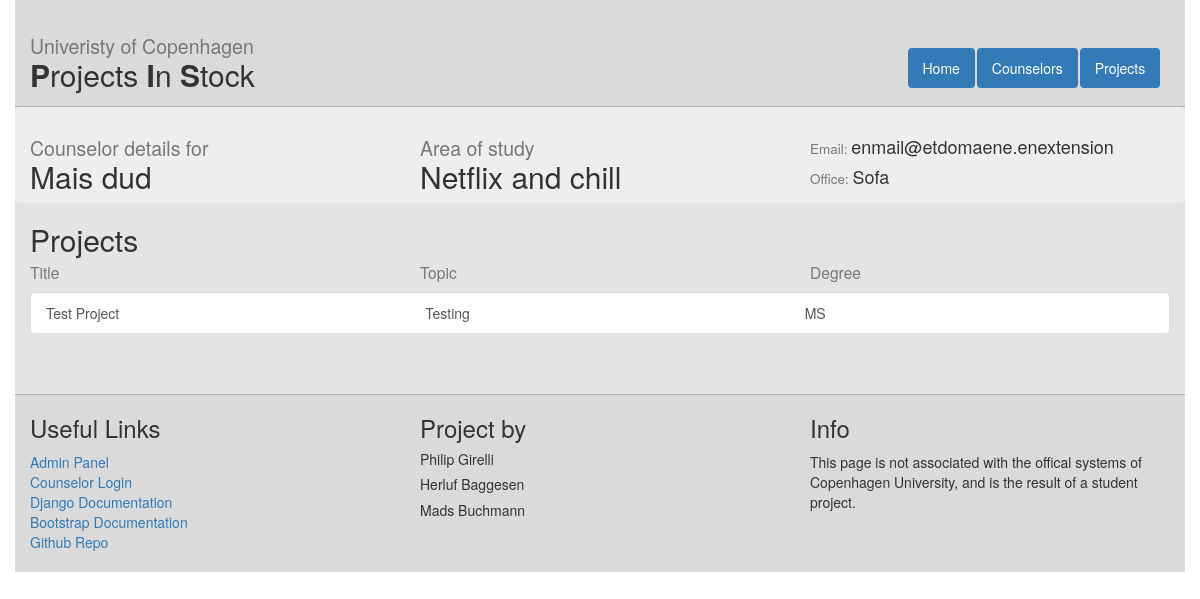
Before: /counselors/4/ with the older database file.
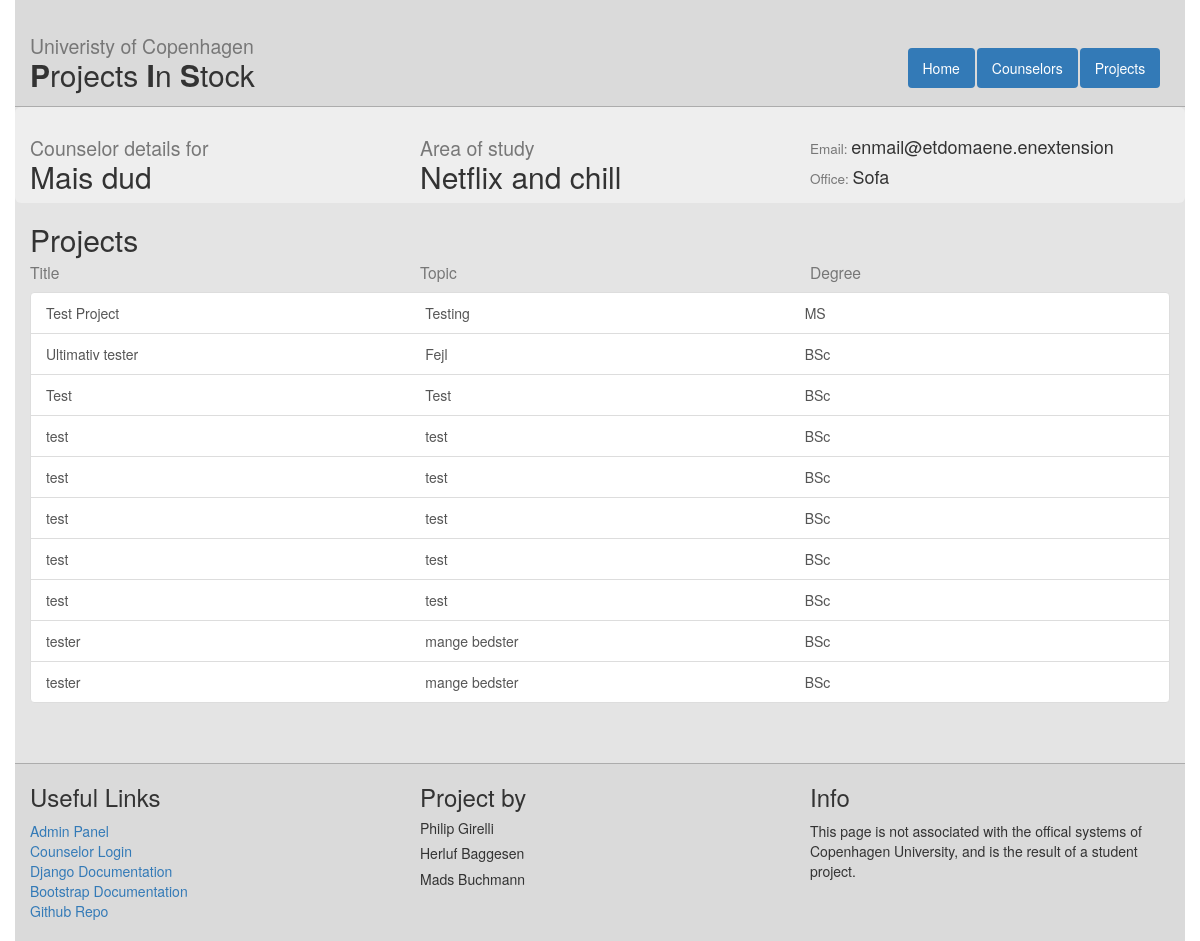
After: the same page with the newer database file.
### web/models.py (models this page shows, shortened)
class Counselor(models.Model):
    readonly_fields=('account_id',)
    name = models.CharField(max_length=255)
    email = models.EmailField()
    study_area = models.CharField(max_length=255)
    office = models.CharField(max_length=255)
    projects = models.ManyToManyField(Project)
    account_id = models.IntegerField(default=-1)

class Project(models.Model):
    title = models.CharField(max_length = 120) #120 is up for discussion
    description = models.TextField()
    timestamp = models.DateTimeField(auto_now = False, auto_now_add = True)
    degree_choices = (('BSc','Bachelor'),('MS','Masters'))
    degree = models.CharField(max_length = 5, choices = degree_choices, default='BSc')
    topic = models.CharField(max_length = 120) #120 is up for discussion

### web/views.py (the view)
# urls.py: url(r'^counselors/(?P<counselor_id>[0-9]+)/$', views.counselor_detail, name="counselor_detail"),
def counselor_detail(request, counselor_id):
    c = get_object_or_404(Counselor, id=counselor_id)
    context = {
        'counselor': c
    }
    return render(request, 'web/counselor_detail.html', context)

### web/templates/web/counselor_detail.html
{%extends "web/master.html" %}
{% block content%}
<div class="row info-box">
  <div class="col-md-4">
    <h2><small>Counselor details for</small><br />{{ counselor.name }}</h2>
  </div>
  <div class="col-md-4">
    <h2><small>Area of study</small><br />{{ counselor.study_area }}</h2>
  </div>
  <div class="col-md-4">
    <br />
    <h4><small>Email:  </small>{{ counselor.email }}</h4>
    <h4><small>Office:  </small>{{ counselor.office }}</h4>
  </div>
</div>
  <h2>Projects</h2>
<div style="position: relative; top: -30px;">
  <div class="row">
    <div class="col-md-4">
      <h3><small>Title</small></h3>
    </div>
    <div class="col-md-4">
      <h3><small>Topic</small></h3>
    </div>
    <div class="col-md-4">
      <h3><small>Degree</small></h3>
    </div>
  </div>
  <div class="list-group" id="counselor_projects_list">
    {% for p in counselor.projects.all%}
    <a class="list-group-item" href="{% url 'project_detail' p.id %}">
      <div class="row">
        <div class="col-md-4">{{ p.title }}</div>
        <div class="col-md-4">{{ p.topic }}</div>
        <div class="col-md-4">{{ p.degree }}</div>
      </div>
    </a>
    {% endfor %}
  </div>
</div>
{% endblock %}

### web/templates/web/master.html (shortened to what this page needs)
<!DOCTYPE html>
<html>
<head>
  {% load staticfiles %}
  <link rel="stylesheet" type="text/css" href="{% static 'web/style.css' %}">
  <link rel="stylesheet" href="http://maxcdn.bootstrapcdn.com/bootstrap/3.3.6/css/bootstrap.min.css">
</head>
<body>
<div class="container" id="site-wrapper">
  <div class="row" id="header-wrap">
    <div class="col-md-9">
      <h2><small>Univeristy of Copenhagen</small> <br /><b>P</b>rojects <b>I</b>n <b> S</b>tock</h2>
    </div>
    <div class ="col-md-3">
      <ul class="nav nav-pills" id="menu">
        <li><a href="{% url "index" %}">Home</a></li>
        <li><a href="{% url "counselor_list" %}">Counselors</a></li>
        <li><a href="{% url "project_list" %}">Projects</a></li>
      </ul>
    </div>
  </div>
<div id="content" style="display: none;">
{%block content%}
{%endblock%}
</div>
<div class="row" id="footer">
  <div class="col-md-4">
    <h3>Useful Links</h3>
      <a href="{% url 'admin:index' %}">Admin Panel</a><br />
      <a href="{% url 'login' %}">Counselor Login</a><br />
      <a href="https://docs.djangoproject.com/en/1.9/">Django Documentation</a><br />
      <a href="http://getbootstrap.com/components/">Bootstrap Documentation</a><br />
      <a href="https://github.com/PhilipFraDIKU/Projects-in-Stock">Github Repo</a><br /><br />
  </div>
  <div class="col-md-4">
    <h3>Project by</h3>
      <h5>Philip Girelli</h5>
      <h5>Herluf Baggesen</h5>
      <h5>Mads Buchmann</h5>
  </div>
  <div class="col-md-4">
  <h3>Info</h3>
  <p>
   This page is not associated with the offical systems of Copenhagen University, and is the result of a student project.
  </p>
  </div>
</div>
</div>
</body>
</html>

### web/static/web/style.css (style rules this page uses)
#header-wrap { border-bottom: solid 1px; background-color : rgba(128, 128, 128, 0.1); border-color: rgba(128, 128, 128, 0.5); padding-top : 5px; padding-bottom : 5px; }
html, body { height : 100%; }
#menu { margin-top : 43px; }
.nav-pills li a { background-color: #337AB7; color : #fff; transition : color 0.5s; -webkit- transition : color 0.5s; }
.container { background-color: rgba(128, 128, 128, 0.21); }
#footer { background-color : rgba(128, 128, 128, 0.1); border-top : solid 1px; border-color : rgba(128, 128, 128, 0.5); margin-top : 30px; }
.info-box { background-color : #eee; border-radius: 6px; }

Changed rows visible on the page:
added Project: title "Ultimativ tester", topic "Fejl", degree "BSc"
added Project: title "Test", topic "Test", degree "BSc"
added Project: title "test", topic "test", degree "BSc"
added Project: title "test", topic "test", degree "BSc"
added Project: title "test", topic "test", degree "BSc"
added Project: title "test", topic "test", degree "BSc"
added Project: title "test", topic "test", degree "BSc"
added Project: title "tester", topic "mange bedster", degree "BSc"
added Project: title "tester", topic "mange bedster", degree "BSc"
